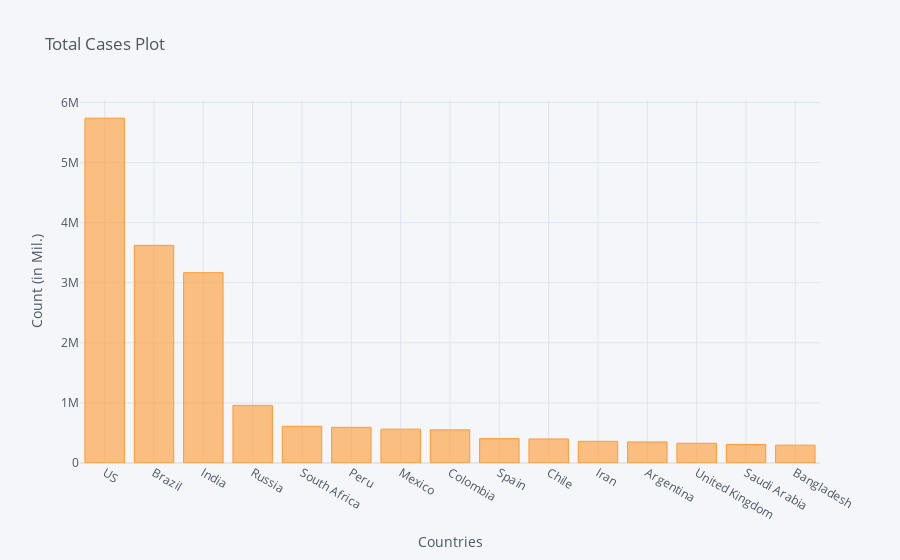

Notebook cell for this chart:
### Code cell
corona_dframe_agg_plot.iplot(kind='bar', x='Country/Region', y='8/24/20',
                             title='Total Cases Plot',xTitle='Countries',yTitle='Count (in Mil.)')

### Figure 1 — Plotly figure (JSON) as saved in the notebook; plotly's stock layout.template omitted (floating-point values rounded to 4 significant figures)
{"data": [{"marker": {"color": "rgba(255, 153, 51, 0.6)", "line": {"color": "rgba(255, 153, 51, 1.0)", "width": 1}}, "name": "8/24/20", "orientation": "v", "text": "", "type": "bar", "x": ["US", "Brazil", "India", "Russia", "South Africa", "Peru", "Mexico", "Colombia", "Spain", "Chile", "Iran", "Argentina", "United Kingdom", "Saudi Arabia", "Bangladesh"], "y": [5739724, 3622861, 3167323, 959016, 611450, 594326, 563705, 551688, 405436, 399568, 361150, 350867, 328620, 308654, 297083]}], "layout": {"legend": {"bgcolor": "#F5F6F9", "font": {"color": "#4D5663"}}, "paper_bgcolor": "#F5F6F9", "plot_bgcolor": "#F5F6F9", "title": {"font": {"color": "#4D5663"}, "text": "Total Cases Plot"}, "xaxis": {"gridcolor": "#E1E5ED", "showgrid": true, "tickfont": {"color": "#4D5663"}, "title": {"font": {"color": "#4D5663"}, "text": "Countries"}, "zerolinecolor": "#E1E5ED"}, "yaxis": {"gridcolor": "#E1E5ED", "showgrid": true, "tickfont": {"color": "#4D5663"}, "title": {"font": {"color": "#4D5663"}, "text": "Count (in Mil.)"}, "zerolinecolor": "#E1E5ED"}}}
